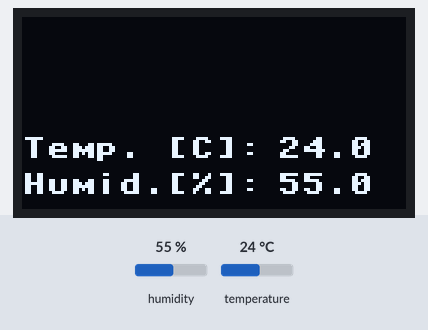
A program run on a simulated ESP32 board running MicroPython. Shown: 128×64 one-colour display. Inputs (shaded band) come from the test bench; at power-on: humidity 55 %, temperature 24 °C. Library files of the repository ran but are not shown: dht12.py, sh1106.py; what the program prints to the serial console is not drawn.

Above: at 1.3 s.
1.4 s: humidity set to 22 %
At 5.8 s:
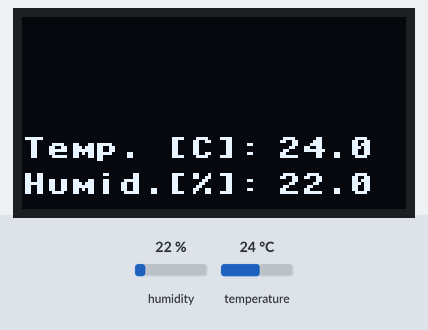
7.4 s: temperature set to 12 °C
At 10.7 s:
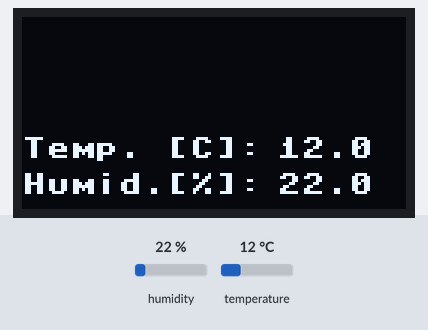
13.4 s: humidity set to 40 %
At 15.5 s:
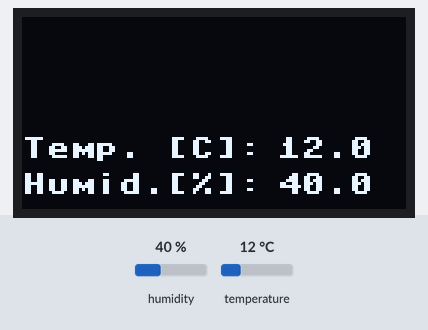
19.4 s: temperature set to 19 °C
Timing chart, 0 to 22.4 s (numbered marks = the images above; inputs shaded):
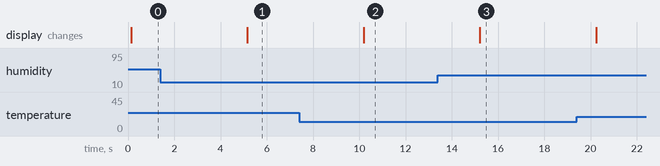

Measured:
- after the input at 1.4 s, the display: changes after 3.8 s (image 1)
- after the input at 7.4 s, the display: changes after 2.8 s (image 2)
- after the input at 13.4 s, the display: changes after 1.8 s (image 3)

The program:

04-i2c_sensor_oled.py
```python
"""
I2C OLED display SH1106 + DHT12 sensor

MicroPython script for reading data from DHT12 I2C sensor
and displaying on an OLED with the SH1106 controller. The
script requires SH1106 and DHT12 modules, stored in ESP32 device.

Components:
- ESP32-based board
- DHT12 temperature and humidity sensor
- OLED display with SH1106 driver
"""

from machine import I2C
from machine import Pin
import time
import dht12
from sh1106 import SH1106_I2C

# Init DHT12 sensor
i2c = I2C(0, scl=Pin(22), sda=Pin(21), freq=400_000)
sensor = dht12.DHT12(i2c)

# Init OLED display
oled = SH1106_I2C(i2c)
oled.contrast(50)  # Set contrast to 50 %
oled.text("Temp. [C]:", 0, 40)
oled.text("Humid.[%]:", 0, 52)

print(f"I2C configuration : {str(i2c)}")
print("Start using I2C. Press `Ctrl+C` to stop")

try:
    # Forever loop
    while True:
        temp, humidity = sensor.read_values()
        print(f"Temperature: {temp}°C, Humidity: {humidity}%")
        oled.fill_rect(85, 38, 120, 50, 0)
        oled.text(f"{temp}", 85, 40)
        oled.text(f"{humidity}", 85, 52)
        oled.show()
        time.sleep(5)

except KeyboardInterrupt:
    # This part runs when Ctrl+C is pressed
    print("Program stopped. Exiting...")

    # Optional cleanup code
    oled.poweroff()
```
